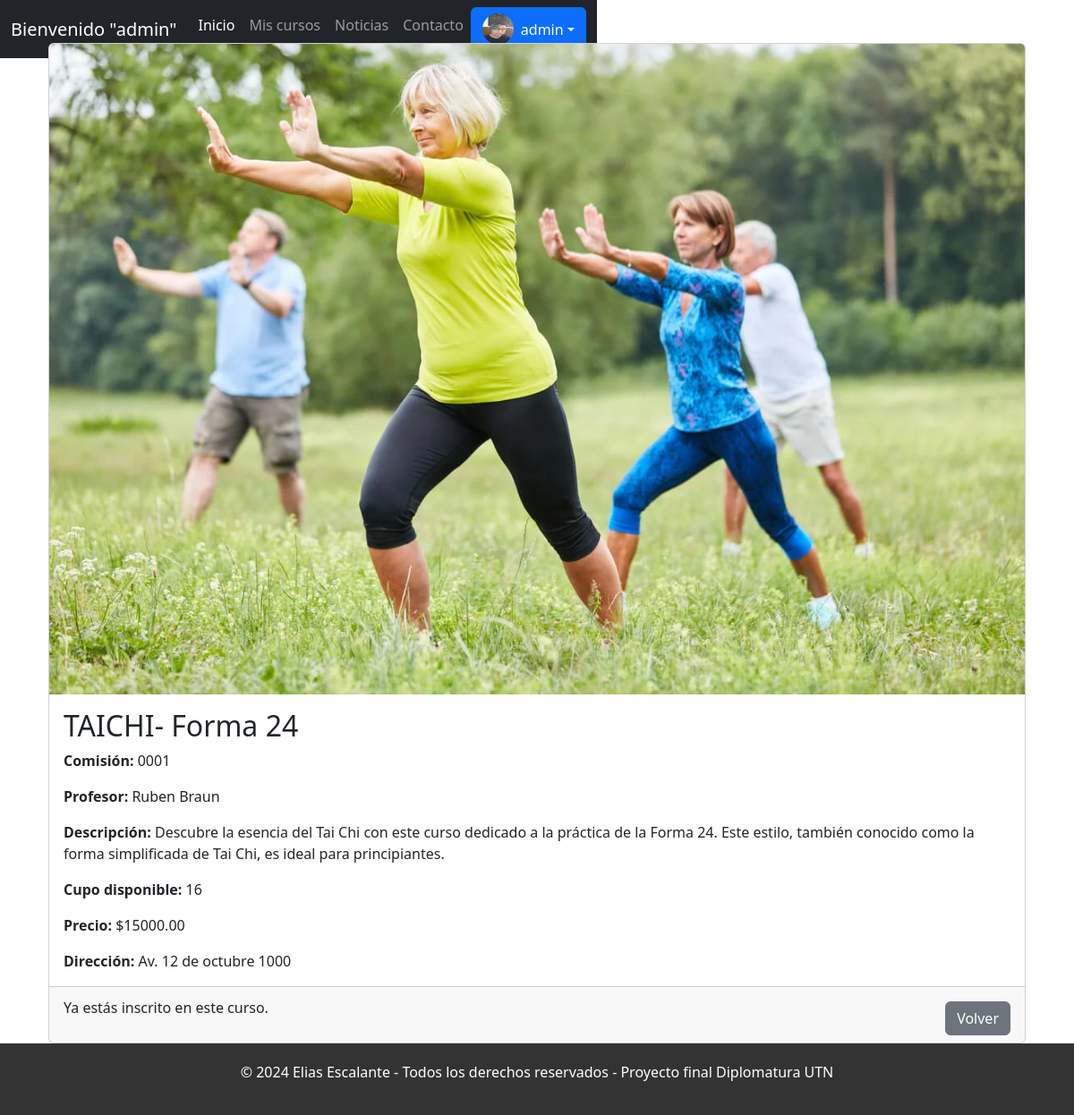
The page /cursos/detalle/1/ (signed in) on the database its author committed.
### usuarios/models.py (models this page shows, shortened)
class User(AbstractUser):
    imagen = models.ImageField(upload_to='profile_images/', blank=True, null=True)
    fecha_nacimiento = models.DateField(blank=True, null=True)
    ciudad = models.CharField(max_length=40, blank=True)
    domicilio = models.CharField(max_length=80, blank=True)
    telefono = models.CharField(max_length=30, blank=True)
    email = models.EmailField(unique=True, validators=[EmailValidator()])

### cursos/models.py (models this page shows, shortened)
class Curso(models.Model):
    nombre = models.CharField(max_length=50)
    comision = models.CharField(max_length=20)
    Profesor = models.CharField(max_length=50)
    Descripcion = models.TextField(max_length=500)
    cupo = models.IntegerField(default=0)
    precio = models.DecimalField(max_digits=12, decimal_places=2, default=0.00)
    imagen = models.ImageField(upload_to="producto/%Y/%m/%d", blank=True, null=True)
    direccion= models.CharField(max_length=200)

### cursos/views.py (the view)
# urls.py: path('detalle/<int:curso_id>/', views.detalle_curso, name='detalle_curso'),
def detalle_curso(request, curso_id):
    curso = get_object_or_404(Curso, id=curso_id)
    usuario = request.user
    inscripto = Ticket.objects.filter(usuario=usuario, curso=curso).exists()
    cupos = curso.cupo <= 0
    return render(request, 'cursos/detalle_curso.html', {'curso': curso, 'inscripto': inscripto, 'cupos': cupos})

### templates/cursos/detalle_curso.html (shortened to what this page needs)
{% extends 'layout.html' %}
{% block content %}
<div class="container mt-5">
    <div class="card">
        <img src="{{ curso.imagen.url }}" class="card-img-top" alt="{{ curso.nombre }}"
            style="max-height: 700%; object-fit: cover; width: 100%;">
        <div class="card-body">
            <h2 class="card-title">{{ curso.nombre }}</h2>
            <p class="card-text"><strong>Comisión:</strong> {{ curso.comision }}</p>
            <p class="card-text"><strong>Profesor:</strong> {{ curso.Profesor }}</p>
            <p class="card-text"><strong>Descripción:</strong> {{ curso.Descripcion }}</p>
            <p class="card-text"><strong>Cupo disponible:</strong> {{ curso.cupo }}</p>
            <p class="card-text"><strong>Precio:</strong> ${{ curso.precio }}</p>
            <p class="card-text"><strong>Dirección:</strong> {{ curso.direccion }}</p>
        </div>
        <div class="card-footer d-flex justify-content-between align-items-center">
            {% if user.is_authenticated %}
                {% if not inscripto %}
                    {% if not cupos %}
                        <form action="{% url 'inscribirse_curso' curso.id %}" method="post">
                            {% csrf_token %}
                            <button type="submit" class="btn btn-primary">Inscribirse</button>
                        </form>
                    {% else %}
                        <p>No hay cupos disponibles para este curso.</p>
                    {% endif %}
                {% else %}
                    <p>Ya estás inscrito en este curso.</p>
                {% endif %}
            {% else %}
                <p><a href="{% url 'login' %}">Inicia sesión</a> para inscribirte en este curso.</p>
            {% endif %}
            <a href="{% url 'home_usuarios' %}" class="btn btn-secondary mt-2">Volver</a>
        </div>
    </div>
</div>
{% endblock %}

### templates/layout.html (shortened to what this page needs)
{% load static %}
<!DOCTYPE html>
<html lang="es">
<head>
    <link href="https://cdn.jsdelivr.net/npm/bootstrap@5.3.3/dist/css/bootstrap.min.css" rel="stylesheet">
    <link rel="stylesheet" href="{% static 'layout/css/layout.css' %}">
</head>
<body class="{% block body_class %}{% endblock %}">
    <div class="main-container">
        <nav class="navbar navbar-expand-lg navbar-dark bg-dark">
            <div class="container-fluid">
                <a class="navbar-brand" href="#">Bienvenido "{{ user.username }}"</a>
                <div class="collapse navbar-collapse" id="navbarNav">
                    <ul class="navbar-nav ms-auto">
                        <li class="nav-item">
                            <a class="nav-link active" aria-current="page" href="{% url 'home_usuarios'%}">Inicio</a>
                        </li>
                        <li class="nav-item">
                            <a class="nav-link" href="{% url 'mis_cursos' %}">Mis cursos</a>
                        </li>
                        <li class="nav-item">
                            <a class="nav-link" href="{% url 'noticias' %}">Noticias</a>
                        </li>
                        <li class="nav-item">
                            <a class="nav-link" href="{% url 'contacto' %}">Contacto</a>
                        </li>
                        <li class="nav-item dropdown">
                            <a class="btn btn-primary dropdown-toggle d-flex align-items-center" href="#" id="userDropdown" role="button" data-bs-toggle="dropdown" aria-expanded="false">
                                {% if user.imagen %}
                                    <img src="{{ user.imagen.url }}" alt="Usuario" class="rounded-circle me-2" style="width: 35px; height: 35px;">
                                {% else %}
                                    <img src="{% static 'profile_images/1.jpg' %}" alt="Usuario" class="rounded-circle me-2" style="width: 35px; height: 35px;">
                                {% endif %}
                                {{ user.username }}
                            </a>
                        </li>
                    </ul>
                </div>
            </div>
        </nav>
        <div class="content">
            <div class="container mt-4">
                {% block content %}{% endblock %}
            </div>
        </div>
        <footer>
            <div class="container">
                <p>© 2024 Elias Escalante - Todos los derechos reservados - Proyecto final Diplomatura UTN </p>
            </div>
        </footer>
    </div>
</body>
</html>

### static/layout/css/layout.css (style rules this page uses)
html, body { height: 100%; margin: 0; }
.main-container { min-height: 100%; display: flex; flex-direction: column; }
.navbar { position: fixed; flex-shrink: 0; }
.content { flex-grow: 1; }
footer { background-color: #333; color: #fff; text-align: center; padding: 20px 0; position: relative; bottom: 0; width: 100%; }

### rows shown on the page
User: username "admin", imagen (picture)
Curso: imagen (picture), nombre "TAICHI- Forma 24", comision "0001", Profesor "Ruben Braun", Descripcion "Descubre la esencia del Tai Chi con este curso dedicado a la práctica de la Forma 24. Este estilo, también conocido como la forma simplificada de Tai Chi, es ideal para principiantes.", cupo "16", precio "15000.00", direccion "Av. 12 de octubre 1000"
